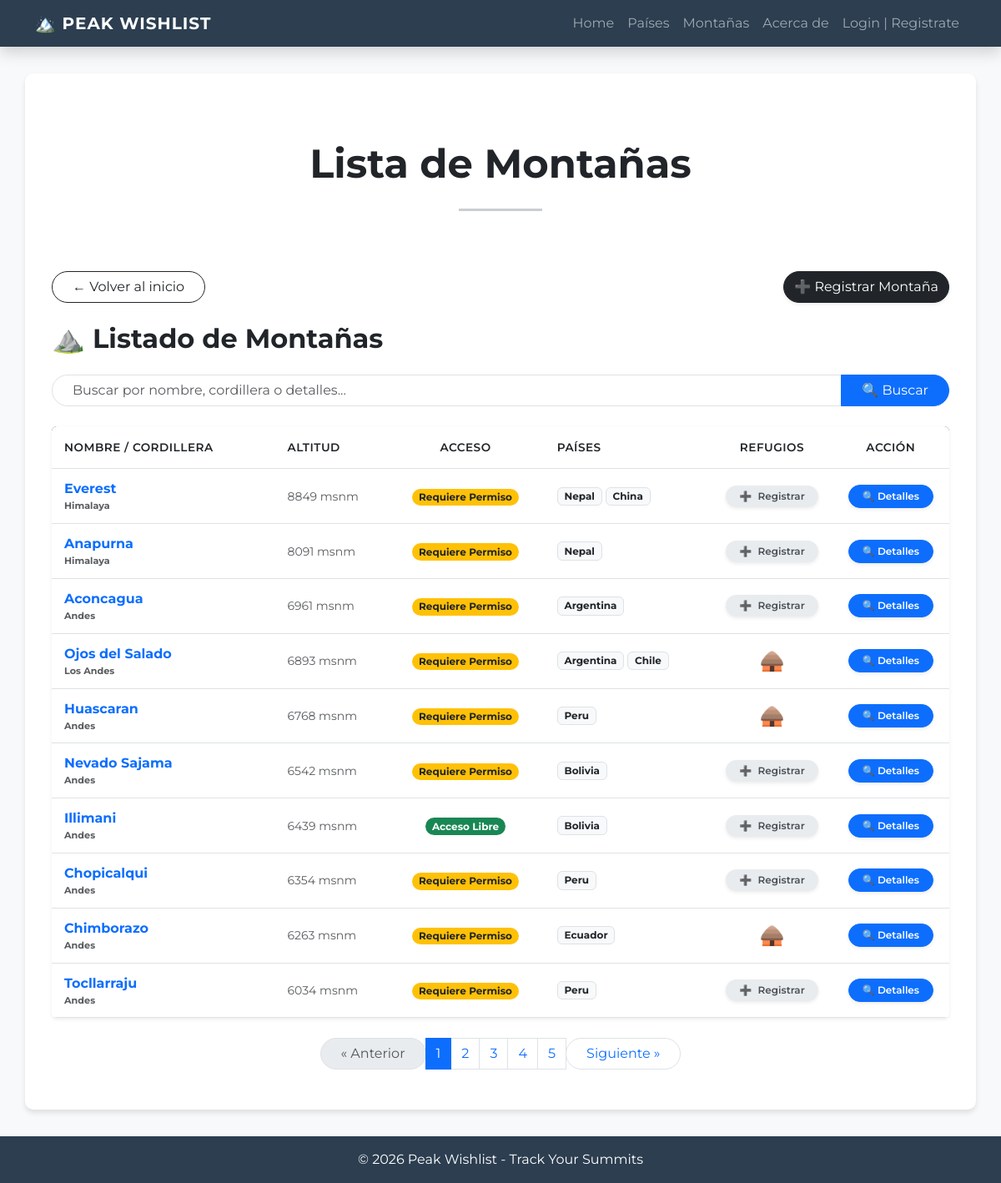
/montanas/, run on the app's committed database.
### peak_wishlist/models.py (models this page shows, shortened)
class Montana(models.Model):
    nombre = models.CharField(max_length= 50, null=False, blank=False)
    altitud = models.PositiveIntegerField(null=False, blank=False)
    cordillera = models.CharField(max_length=50, null=True, blank=True)
    pais = models.ManyToManyField(Pais, related_name="montanas")
    informacion_general = models.TextField(max_length=250, null=True, blank=True)
    requiere_permiso = models.BooleanField(default=False)
    parque = models.ForeignKey(Parque, null=True, blank=True, on_delete=models.PROTECT)
    class Meta:
        verbose_name="Montaña"
        verbose_name_plural="Montañas"

class Pais(models.Model):
    class Continente(models.TextChoices):
        AMERICA = 'America'
        EUROPA = 'Europa'
        AFRICA = 'Africa'
        OCEANIA = 'Oceania'
        ASIA = 'Asia'
    nombre = models.CharField(max_length= 50)
    continente = models.CharField(max_length=20, choices=Continente.choices, null=False)
    class Meta:
        verbose_name="Pais"
        verbose_name_plural="Paises"

### peak_wishlist/views/montana.py (the view, shortened to what this page needs)
# urls.py: path("montanas/", montana.MontanaList.as_view(), name="montanas"),
@method_decorator(login_not_required, name='dispatch')
class MontanaList(ListView):
    model = Montana
    template_name = "peak_wishlist/montanas.html"
    context_object_name = "montanas"
    paginate_by = 10
    def get_queryset(self) -> QuerySet[Any]:
        pais_id = self.kwargs.get("pais_id")
        parque_id = self.kwargs.get("parque_id")
        if pais_id:
            self.filtro = get_object_or_404(Pais, id=pais_id)
            queryset = Montana.objects.filter(pais=self.filtro).order_by("-altitud")
        elif parque_id:
            self.filtro = get_object_or_404(Parque, id=parque_id)
            queryset = Montana.objects.filter(parque=self.filtro).order_by("-altitud")
        else:
            self.filtro = None
            queryset = Montana.objects.all().order_by("-altitud")
        query = self.request.GET.get("q")
        if query:
            queryset = queryset.filter(
                Q(nombre__icontains=query)
                | Q(cordillera__icontains=query)
                | Q(pais__nombre__icontains=query)
            )
        return queryset
    def get_context_data(self, **kwargs: Any) -> dict[str, Any]:
        context = super().get_context_data(**kwargs)
        if isinstance(self.filtro, Pais):
            context["extension_titulo"] = f"en {self.filtro.nombre}"
            context["url_volver"] = reverse_lazy("peak_wishlist:paises")
            context["volver_label"] = "Volver a Países"
        else:
            context["extension_titulo"] = ""
            context["url_volver"] = reverse_lazy("peak_wishlist:index")
            context["volver_label"] = "Volver al inicio"
        return context

### peak_wishlist/templates/peak_wishlist/montanas.html (shortened to what this page needs)
{% extends 'peak_wishlist/base.html' %}
{% block contenido  %}
<div class="text-center py-5">
    <h3 class="display-5 fw-bold text-dark">Lista de Montañas</h3>
    <hr class="my-4 mx-auto" style="width: 100px; border-top: 3px solid #2c3e50;">
</div>
<div class="d-flex flex-column flex-md-row align-items-start justify-content-between gap-3 mb-4">
    <a href="{{ url_volver }}" class="btn btn-outline-dark rounded-pill px-4">
        ← {{ volver_label }}
    </a>
    <a href="{% url 'peak_wishlist:registrar_montana' %}" class="btn btn-dark rounded-pill shadow-sm">
        ➕ Registrar Montaña
    </a>
</div>
<h2 class="mb-4 text-dark fw-bold">⛰️ Listado de Montañas {{ extension_titulo }}</h2>
{% include 'peak_wishlist/componentes/search_bar.html' %}
<div class="table-container-custom table-responsive shadow-sm rounded">
    <table class="table table-custom mb-0 align-middle">
        <thead>
            <tr>
                <th style="width: 20%">Nombre / Cordillera</th>
                <th style="width: 10%">Altitud</th>
                <th style="width: 12%" class="text-center">Acceso</th>
                <th style="width: 15%">Países</th>
                <th style="width: 10%" class="text-center">Refugios</th>
                <th style="width: 10%" class="text-center">Acción</th>
            </tr>
        </thead>
        <tbody>
            {% for montana in montanas %}
            <tr>
                <td class="fw-bold text-primary">
                    <div class="fw-bold text-primary">{{ montana.nombre }}</div>
                    <div class="text-muted small" style="font-size: 0.7rem;">{% if montana.cordillera %}
                        {{ montana.cordillera }}
                        {% endif %}
                    </div>
                </td>
                <td>
                    <small class="text-muted">{{ montana.altitud }} msnm</small>
                </td>
                <td class="text-center">
                    {% if montana.requiere_permiso %}
                        <span class="badge rounded-pill bg-warning text-dark px-2">Requiere Permiso</span>
                    {% else %}
                        <span class="badge rounded-pill bg-success px-2">Acceso Libre</span>
                    {% endif %}
                </td>
                <td>
                    <div class="d-flex flex-wrap gap-1">
                        {% for pais in montana.pais.all %}
                            <span class="badge bg-light text-dark border" style="font-size: 0.75rem;">
                                {{ pais.nombre }}
                            </span>
                        {% endfor %}
                    </div>
                </td>
                <td class="text-center">
                    {% if montana.refugio_set.all %}
                        <a href="{% url 'peak_wishlist:refugios_por_montana' montana.id %}"
                           class="text-decoration-none fs-4" title="Ver refugios">🛖</a>
                    {% else %}
                        <a href="{% url 'peak_wishlist:registrar_refugio' montana_id=montana.id %}"
                        class="btn btn-sm rounded-pill px-3 shadow-sm"
                        style="background-color: #e9ecef; color: #495057; border: none; font-size: 0.75rem; font-weight: 600;">
                        <span class="me-1">➕</span> Registrar
                        </a>
                    {% endif %}
                </td>
                <td class="text-center">
                    <a href="{% url 'peak_wishlist:montana_detail' montana.pk %}"
                    class="btn btn-sm btn-primary rounded-pill shadow-sm px-3"
                    style="font-size: 0.75rem; font-weight: 600;">
                        🔍 Detalles
                    </a>
                </td>
            </tr>
            {% empty %}
            <tr>
                <td colspan="8" class="text-center py-4 text-muted">
                    No hay montañas registradas todavía.
                </td>
            </tr>
            {% endfor %}
        </tbody>
    </table>
</div>
{% include 'peak_wishlist/componentes/paginacion.html' %}
{% endblock contenido %}

### peak_wishlist/templates/peak_wishlist/base.html (style rules this page uses)
body { font-family: 'Montserrat', sans-serif; background-color: #f8f9fa; }
.table-container-custom { background: white; border-radius: 12px; overflow: hidden; box-shadow: 0 4px 15px rgba(0,0,0,0.05); }
.table-custom thead { background-color: #2c3e50; color: white; }
.table-custom th { font-weight: 600; text-transform: uppercase; font-size: 0.85rem; letter-spacing: 0.5px; padding: 15px !important; }
.table-custom td { padding: 12px 15px !important; vertical-align: middle; }
.btn-sm.rounded-pill { transition: all 0.3s ease; }

### data on the page
Montana: nombre "Everest", cordillera "Himalaya", altitud "8849", requiere_permiso "Requiere Permiso", shows "Registrar"
Pais: nombre "Nepal"
Pais: nombre "China"
Montana: nombre "Anapurna", cordillera "Himalaya", altitud "8091", requiere_permiso "Requiere Permiso", shows "Registrar"
Montana: nombre "Aconcagua", cordillera "Andes", altitud "6961", requiere_permiso "Requiere Permiso", shows "Registrar"
Pais: nombre "Argentina"
Montana: nombre "Ojos del Salado", cordillera "Los Andes", altitud "6893", requiere_permiso "Requiere Permiso"
Pais: nombre "Chile"
Montana: nombre "Huascaran", cordillera "Andes", altitud "6768", requiere_permiso "Requiere Permiso"
Pais: nombre "Peru"
Montana: nombre "Nevado Sajama", cordillera "Andes", altitud "6542", requiere_permiso "Requiere Permiso", shows "Registrar"
Pais: nombre "Bolivia"
Montana: nombre "Illimani", cordillera "Andes", altitud "6439", requiere_permiso "Acceso Libre", shows "Registrar"
Montana: nombre "Chopicalqui", cordillera "Andes", altitud "6354", requiere_permiso "Requiere Permiso", shows "Registrar"
Montana: nombre "Chimborazo", cordillera "Andes", altitud "6263", requiere_permiso "Requiere Permiso"
Pais: nombre "Ecuador"
Montana: nombre "Tocllarraju", cordillera "Andes", altitud "6034", requiere_permiso "Requiere Permiso", shows "Registrar"

### other printed values
{{ volver_label }} "Volver al inicio"
{{ num }} "1" "2" "3" "4" "5"
